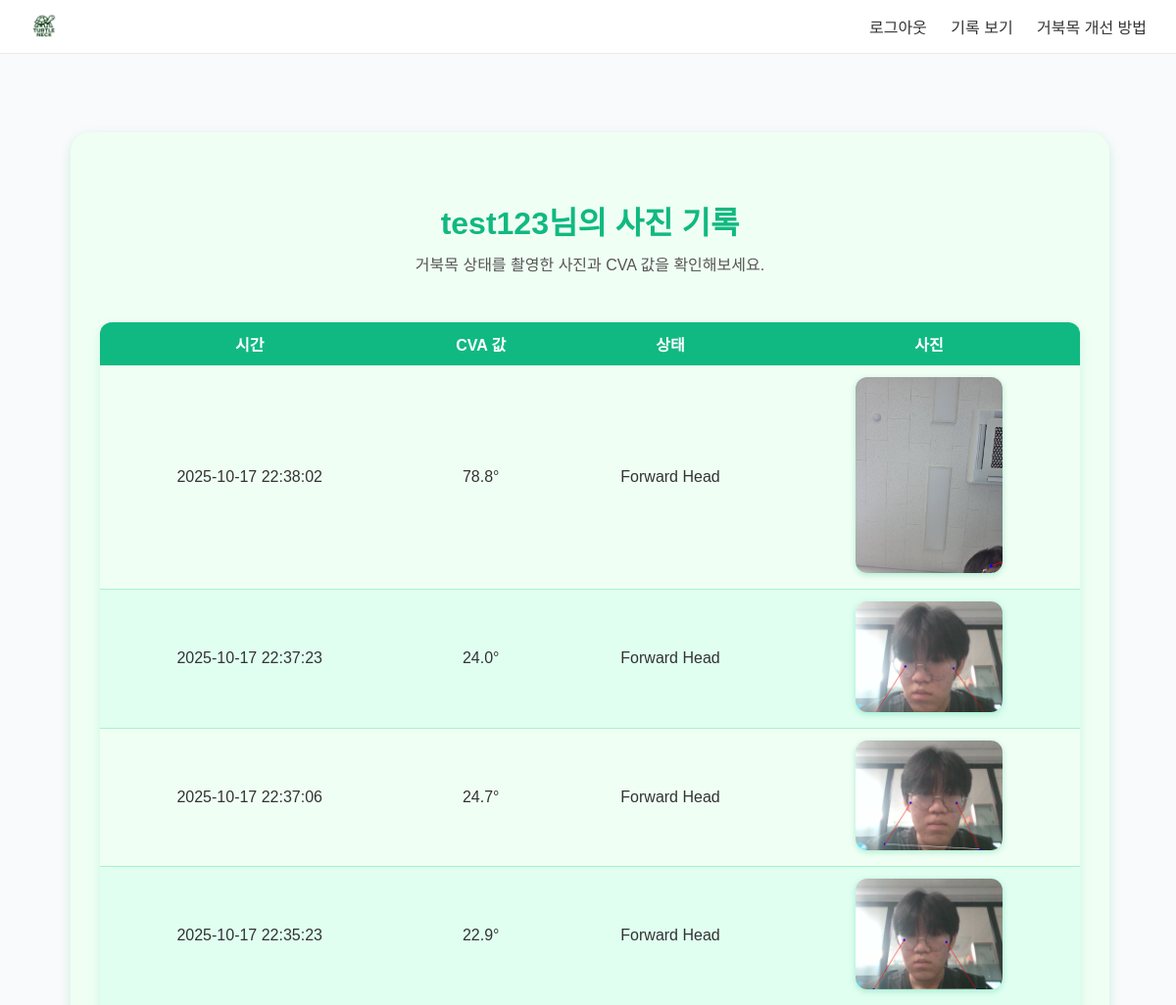
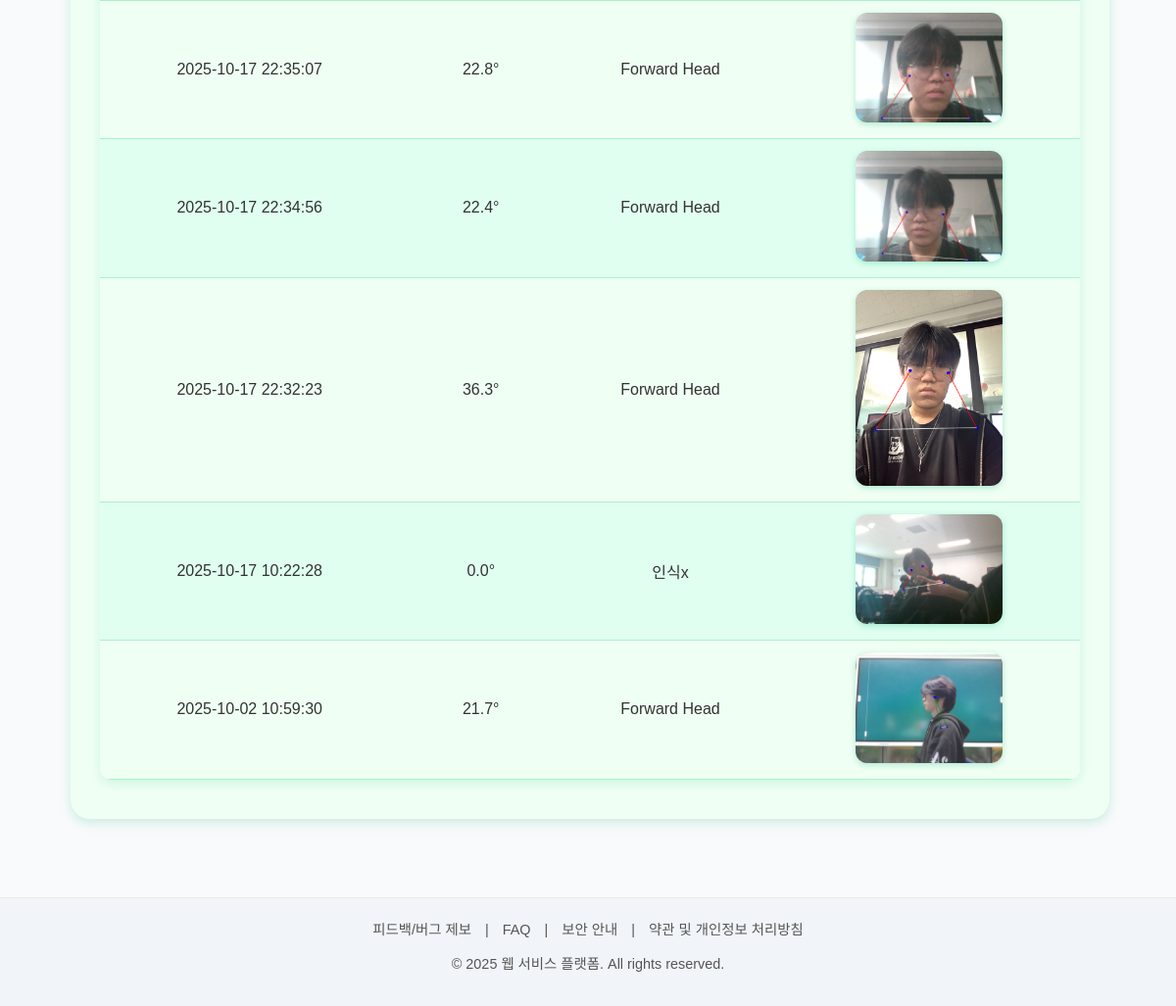
The app's page /records_images (signed in) with its own data (2 pictures, top to bottom).
### tables this page shows
CREATE TABLE users (
            id INTEGER PRIMARY KEY AUTOINCREMENT,
            username TEXT UNIQUE NOT NULL,
            password TEXT NOT NULL,
            created_at TIMESTAMP DEFAULT CURRENT_TIMESTAMP
        );

CREATE TABLE cva_records (
            id INTEGER PRIMARY KEY AUTOINCREMENT,
            user_id INTEGER NOT NULL,
            cva_value REAL NOT NULL,
            status TEXT NOT NULL,
            image_path TEXT NOT NULL,
            created_at TIMESTAMP DEFAULT CURRENT_TIMESTAMP,
            FOREIGN KEY (user_id) REFERENCES users (id)
        );

### router/records/save_photo.py (the view)
@images_bp.route("/records_images")
def records_images():
    if "user_id" not in session:
        return redirect(url_for("index"))
    user_id = str(session["user_id"])
    if user_id.startswith("guest"):
        username = "게스트"
        videos = []
        return render_template("records/images.html", username=username, videos=videos)
    conn = get_connection()
    user = conn.execute("SELECT username FROM users WHERE id = ?", (user_id,)).fetchone()
    records = conn.execute(
        "SELECT * FROM cva_records WHERE user_id = ? ORDER BY created_at DESC", (user_id,)
    ).fetchall()
    conn.close()
    return render_template("records/images.html", username=user["username"], records=records)

### db/__init__.py (called while the page is built)
def get_connection():
    conn = sqlite3.connect(DB_NAME, timeout=10, check_same_thread=False)
    conn.row_factory = sqlite3.Row
    return conn

### templates/records/images.html (shortened to what this page needs)
{% extends "base/base.html" %}
{% block content %}
<section class="photo-section">
  <h1>{{ username }}님의 사진 기록</h1>
  <p class="subtitle">거북목 상태를 촬영한 사진과 CVA 값을 확인해보세요.</p>
  <div class="t">
    <table>
      <thead>
        <tr>
          <th>시간</th>
          <th>CVA 값</th>
          <th>상태</th>
          <th>사진</th>
        </tr>
      </thead>
      <tbody>
        {% for r in records %}
        <tr>
          <td>{{ r["created_at"] }}</td>
          <td>{{ r["cva_value"] }}°</td>
          <td>{{ r["status"] }}</td>
          <td>
            <img src="{{ url_for('static', filename=r['image_path'].replace('static/', '')) }}"
                 width="150" class="clickable-img" alt="CVA 이미지">
          </td>
        </tr>
        {% endfor %}
      </tbody>
    </table>
  </div>
</section>
{% endblock %}

### static/style.css (style rules this page uses)
body { margin: 0; font-family: "Noto Sans KR", sans-serif; background-color: #f9fafb; color: #333; display: flex; flex-direction: column; min-height: 100vh; height: 100%; }
h1 { font-size: 2rem; font-weight: bold; margin-bottom: 0.3em; text-align: center; }
p.subtitle { color: #555; margin-bottom: 4em; margin-top: 1px; text-align: center; }

### templates/records/images.html (style rules this page uses)
body { font-family: "Noto Sans KR", sans-serif; background-color: #f9fafb; color: #333; margin: 0; padding: 0; }
h1 { font-weight: bold; text-align: center; color: #10b981; font-size: clamp(1.2rem, 5vw, 2rem); max-width: 100%; padding: 0 10px; word-break: keep-all; }
p.subtitle { color: #555; text-align: center; margin-bottom: 3em; }
.photo-section { max-width: 1000px; margin: 40px auto; background: #f0fff4; padding: 40px 30px; border-radius: 20px; box-shadow: 0 4px 12px rgba(16,185,129,0.2); }
.t { display: flex; justify-content: center; align-items: center; }
.t table { width: 100%; border-collapse: collapse; border-radius: 12px; overflow: hidden; box-shadow: 0 4px 12px rgba(16,185,129,0.15); background-color: #fff; }
.t thead th { background-color: #10b981; color: white; padding: 10px 6px; text-align: center; font-size: 1rem; white-space: nowrap; min-width: 80px; }
.t td { text-align: center; padding: 12px 10px; font-size: 1rem; color: #333; background-color: #f0fff4; border-bottom: 1px solid #a6f4c5; }
.t tr:nth-child(even) td { background-color: #e0fff1; }
.clickable-img { border-radius: 12px; box-shadow: 0 2px 6px rgba(16,185,129,0.3); cursor: pointer; transition: transform 0.2s ease; }

### records on screen
users: username "test123"
cva_records: created_at "2025-10-17 22:38:02", cva_value "78.8", status "Forward Head", image_path (picture)
cva_records: created_at "2025-10-17 22:37:23", cva_value "24.0", status "Forward Head", image_path (picture)
cva_records: created_at "2025-10-17 22:37:06", cva_value "24.7", status "Forward Head", image_path (picture)
cva_records: created_at "2025-10-17 22:35:23", cva_value "22.9", status "Forward Head", image_path (picture)
cva_records: created_at "2025-10-17 22:35:07", cva_value "22.8", status "Forward Head", image_path (picture)
cva_records: created_at "2025-10-17 22:34:56", cva_value "22.4", status "Forward Head", image_path (picture)
cva_records: created_at "2025-10-17 22:32:23", cva_value "36.3", status "Forward Head", image_path (picture)
cva_records: created_at "2025-10-17 10:22:28", cva_value "0.0", status "인식x", image_path (picture)
cva_records: created_at "2025-10-02 10:59:30", cva_value "21.7", status "Forward Head", image_path (picture)
